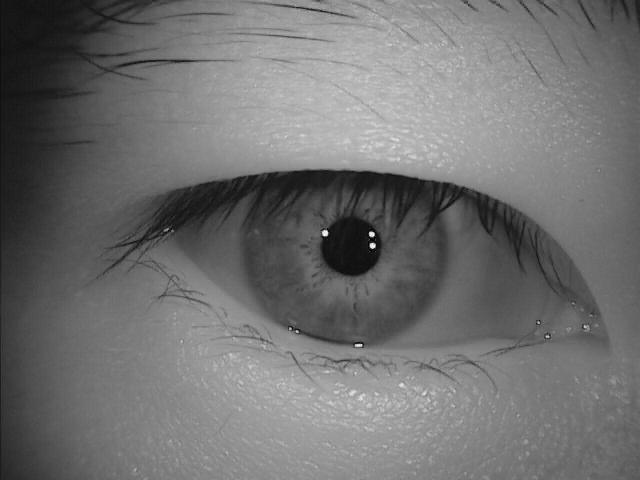
%> input picture img1.jpg, 640 x 480 px
$ octave applyminBoundingbox.m   (GNU Octave 9; MATLAB toolbox functions it lacks are replaced by stand-ins)
%> lines starting %> are read from the running program, lines starting %| are printed output that depends on the picture; in (x1, y1, x2, y2) boxes, pixels count from 0 and x2, y2 are one past the last pixel; in counts of white or black regions, pixels touching at a corner belong together; the program's own positions count from 1
% Author :
% Piyush Badkul
% piyushmact18@gmail.com
% Computer Science and Engineering
% Maulana Azad National Institute of Technology, Bhopal

%function applyminBoundingbox(Arrayx, Arrayy,A)
x=imread('img1.jpg');
%> x is the input picture: size 480x640 uint8; min 0, max 255, mean 111.6

% //Threshold and remove last 10 rows
y=im2bw(x);
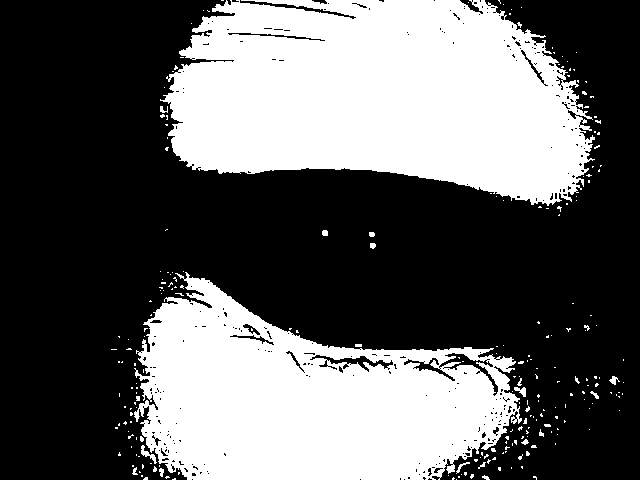
%> y: size 480x640 logical; 38.5% white; 241 white regions (222 under 20 px), largest, box (x1, y1, x2, y2) and area: (160, 0, 595, 206) 66382, (134, 272, 522, 480) 50031, (141, 445, 157, 464) 95
y = y(1:end-10,:);
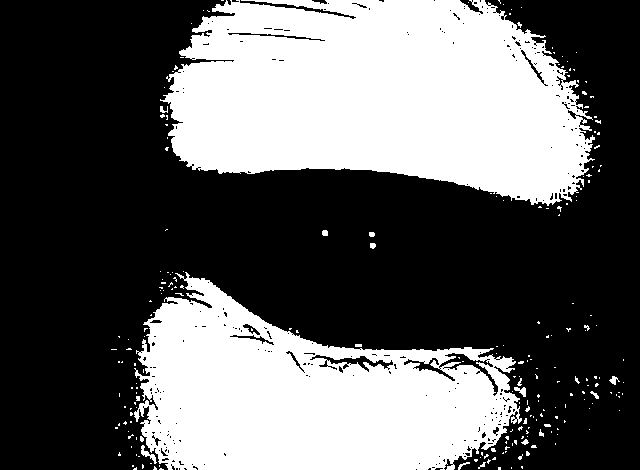
%> y: size 470x640 logical; 38.4% white; 226 white regions (210 under 20 px)
imshow(y);
% //Calculate all bounding boxes
s=regionprops(y, 'BoundingBox');
%> s = 226 regions; largest, box (x1, y1, x2, y2): (160, 0, 595, 206), (134, 272, 522, 470), (141, 445, 157, 464), (514, 387, 526, 397), (609, 376, 620, 385)

%// Obtain all of the bounding box co-ordinates
bboxCoords = reshape([s.BoundingBox], 4, []).';
%> bboxCoords = 226 rows, first 8: [111.5 349.5 6 1; 115.5 427.5 3 2; 118.5 336.5 2 2; 118.5 361.5 2 2; 118.5 423.5 2 3; 118.5 452.5 3 4; 119.5 393.5 1 4; 121.5 361.5 2 2]

% // Calculate top left corner
topLeftCoords = bboxCoords(:,1:2);
%> topLeftCoords = 226 rows, first 12: [111.5 349.5; 115.5 427.5; 118.5 336.5; 118.5 361.5; 118.5 423.5; 118.5 452.5; 119.5 393.5; 121.5 361.5; 123.5 421.5; 124.5 406.5; 126.5 348.5; 128.5 339.5]

% // Calculate top right corner
topRightCoords = [topLeftCoords(:,1) + bboxCoords(:,3) topLeftCoords(:,2)];
%> topRightCoords = 226 rows, first 12: [117.5 349.5; 118.5 427.5; 120.5 336.5; 120.5 361.5; 120.5 423.5; 121.5 452.5; 120.5 393.5; 123.5 361.5; 127.5 421.5; 126.5 406.5; 132.5 348.5; 129.5 339.5]

% // Calculate bottom left corner
bottomLeftCoords = [topLeftCoords(:,1) topLeftCoords(:,2) + bboxCoords(:,4)];
%> bottomLeftCoords = 226 rows, first 12: [111.5 350.5; 115.5 429.5; 118.5 338.5; 118.5 363.5; 118.5 426.5; 118.5 456.5; 119.5 397.5; 121.5 363.5; 123.5 425.5; 124.5 408.5; 126.5 350.5; 128.5 340.5]

% // Calculate bottom right corner
bottomRightCoords = [topLeftCoords(:,1) + bboxCoords(:,3) ...
    topLeftCoords(:,2) + bboxCoords(:,4)];
%> bottomRightCoords = 226 rows, first 12: [117.5 350.5; 118.5 429.5; 120.5 338.5; 120.5 363.5; 120.5 426.5; 121.5 456.5; 120.5 397.5; 123.5 363.5; 127.5 425.5; 126.5 408.5; 132.5 350.5; 129.5 340.5]

% // Calculating the minimum and maximum X and Y values
finalCoords = [topLeftCoords; topRightCoords; bottomLeftCoords; bottomRightCoords];
%> finalCoords = 904 rows, first 12: [111.5 349.5; 115.5 427.5; 118.5 336.5; 118.5 361.5; 118.5 423.5; 118.5 452.5; 119.5 393.5; 121.5 361.5; 123.5 421.5; 124.5 406.5; 126.5 348.5; 128.5 339.5]
minX = min(finalCoords(:,1));
%> minX = 111.5
maxX = max(finalCoords(:,1));
%> maxX = 624.5
minY = min(finalCoords(:,2));
%> minY = 0.5
maxY = max(finalCoords(:,2));
%> maxY = 470.5
minX
%> minX = 111.5
maxX
%> maxX = 624.5
minY
%> minY = 0.5
maxY
%> maxY = 470.5

% Draw the rectangle on the screen
width = (maxX - minX + 1);
%> width = 514
height = (maxY - minY + 1);
%> height = 471
rect = [minX minY width height];
%> rect = [111.5 0.5 514 471]

% // Show the image
imshow(y);
hold on;
rectangle('Position', rect, 'EdgeColor', 'yellow');
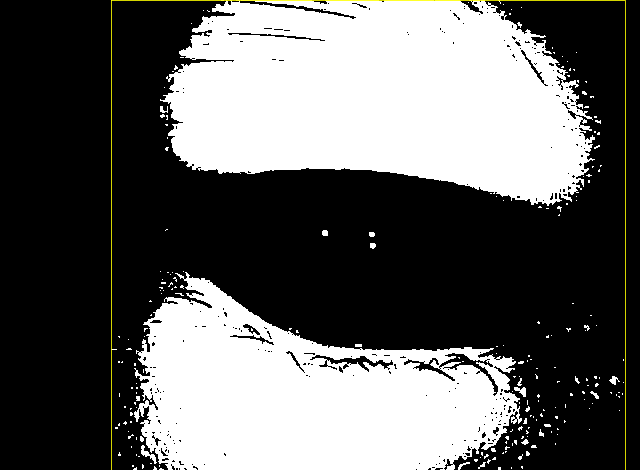
%> figure redrawn from the program's plot data
